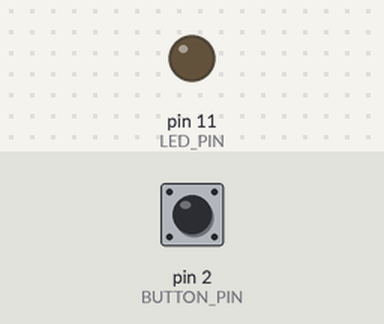
A sketch run on a simulated Arduino Uno, built with avr-gcc and run on an emulated ATmega328P. Shown: output pins drawn as LEDs (lit = HIGH). Inputs (shaded band) come from the test bench; at power-on: pin 2 (BUTTON_PIN) LOW. What the sketch prints to the serial monitor is not drawn.

Above: at 1.2 s.
1.3 s: pin 2 (BUTTON_PIN) pulled HIGH for 0.15 s
At 1.37 s:
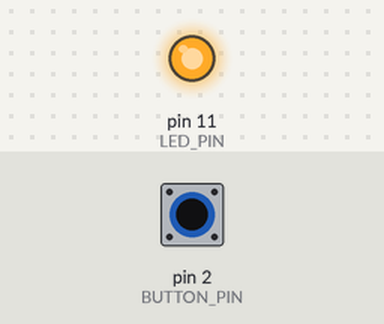
2.9 s: pin 2 (BUTTON_PIN) pulled HIGH for 3.2 s
At 7.5 s:
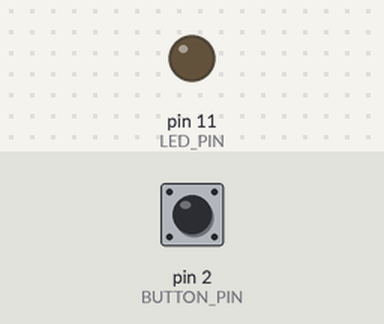
Timing chart, 0 to 9.0 s (numbered marks = the images above; inputs shaded):
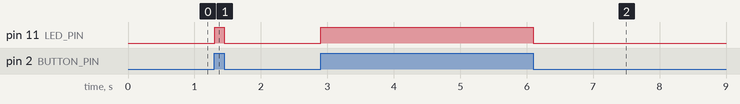

The sketch:

Activity3.ino
```cpp
/*
  Arduino For Beginners -2024 Complete Course | Udemy
  https://www.tinkercad.com/things/1JO4wm3F0Pt-push-button

  Power on an LED when the button is pushed
*/

#define LED_PIN 11
#define BUTTON_PIN 2

void setup()
{
  pinMode(LED_PIN, OUTPUT);
  pinMode(BUTTON_PIN, INPUT);
  Serial.begin(9600);
}

void loop()
{
  if (digitalRead(BUTTON_PIN) == HIGH)
  {
    digitalWrite(LED_PIN, HIGH);
  }
  else
  {
    digitalWrite(LED_PIN, LOW);
  }

  Serial.println(digitalRead(BUTTON_PIN));
}
```

Measured:
- after the input at 1.3 s, pin 11 (LED_PIN): LOW → HIGH at once, → LOW 0.15 s later
- after the input at 2.9 s, pin 11 (LED_PIN): LOW → HIGH at once, → LOW 3.2 s later
